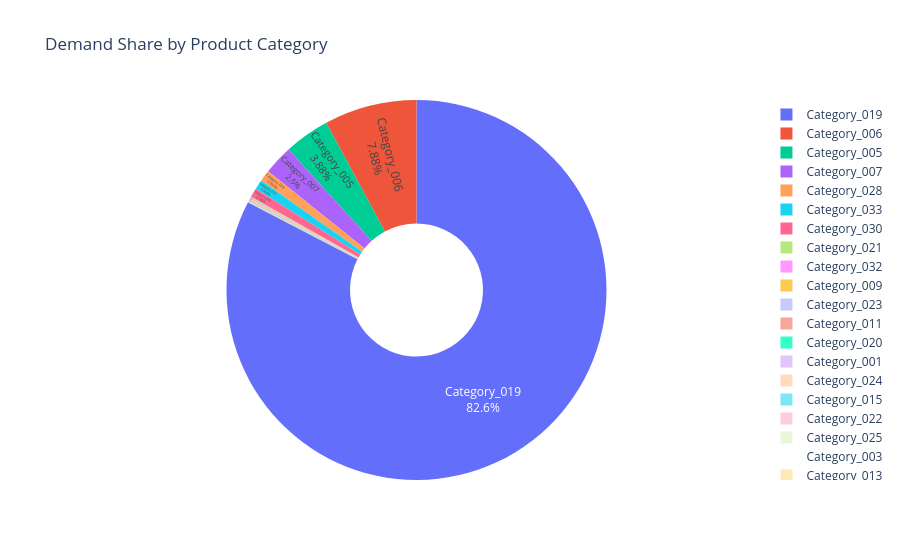

Notebook cell for this chart:
### Markdown cell above
## 3. Category Breakdown – Pie / Sunburst

### Code cell
by_cat = df.groupby('Product_Category')['Order_Demand'].sum().reset_index()

fig = px.pie(by_cat, values='Order_Demand', names='Product_Category',
             title='Demand Share by Product Category',
             hole=0.35)
fig.update_traces(textposition='inside', textinfo='percent+label')
fig.show()

### Figure 1 — Plotly figure (JSON) as saved in the notebook; plotly's stock layout.template omitted (floating-point values rounded to 4 significant figures)
{"data": [{"domain": {"x": [0, 1], "y": [0, 1]}, "hole": 0.35, "hovertemplate": "Product_Category=%{label}<br>Order_Demand=%{value}<extra></extra>", "labels": ["Category_001", "Category_002", "Category_003", "Category_004", "Category_005", "Category_006", "Category_007", "Category_008", "Category_009", "Category_010", "Category_011", "Category_012", "Category_013", "Category_014", "Category_015", "Category_016", "Category_017", "Category_018", "Category_019", "Category_020", "Category_021", "Category_022", "Category_023", "Category_024", "Category_025", "Category_026", "Category_027", "Category_028", "Category_029", "Category_030", "Category_031", "Category_032", "Category_033"], "legendgroup": "", "name": "", "showlegend": true, "textinfo": "percent+label", "textposition": "inside", "type": "pie", "values": [1757473, 628, 392950, 99046, 199681320, 405579330, 128691531, 17568, 3782141, 22554, 2892842, 70006, 309618, 100, 834505, 16850, 49457, 46023, 4251207605, 2393813, 4480660, 606051, 3337724, 1057317, 486000, 283120, 103, 49150112, 23979, 40966555, 13292, 4473048, 42610000]}], "layout": {"legend": {"tracegroupgap": 0}, "title": {"text": "Demand Share by Product Category"}}}
